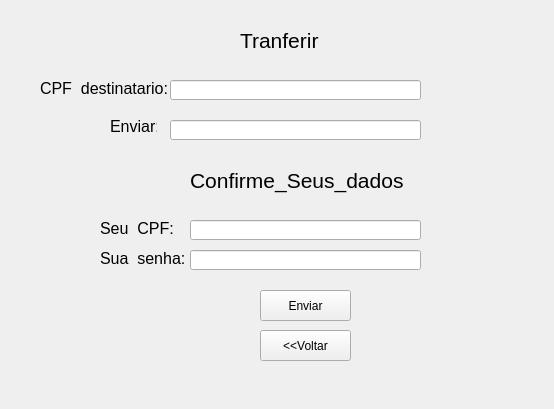
<?xml version="1.0" encoding="UTF-8"?>
<ui version="4.0">
 <class>Form</class>
 <widget class="QWidget" name="Form">
  <property name="geometry">
   <rect>
    <x>0</x>
    <y>0</y>
    <width>554</width>
    <height>409</height>
   </rect>
  </property>
  <property name="windowTitle">
   <string>Form</string>
  </property>
  <widget class="QLabel" name="label">
   <property name="geometry">
    <rect>
     <x>240</x>
     <y>20</y>
     <width>81</width>
     <height>41</height>
    </rect>
   </property>
   <property name="font">
    <font>
     <pointsize>16</pointsize>
    </font>
   </property>
   <property name="text">
    <string>Tranferir</string>
   </property>
  </widget>
  <widget class="QLineEdit" name="lineEdit_2">
   <property name="geometry">
    <rect>
     <x>170</x>
     <y>120</y>
     <width>251</width>
     <height>20</height>
    </rect>
   </property>
   <property name="text">
    <string/>
   </property>
  </widget>
  <widget class="QLabel" name="label_3">
   <property name="geometry">
    <rect>
     <x>110</x>
     <y>120</y>
     <width>47</width>
     <height>13</height>
    </rect>
   </property>
   <property name="font">
    <font>
     <pointsize>12</pointsize>
    </font>
   </property>
   <property name="text">
    <string>Enviar:</string>
   </property>
  </widget>
  <widget class="QPushButton" name="pushButton">
   <property name="geometry">
    <rect>
     <x>260</x>
     <y>290</y>
     <width>91</width>
     <height>31</height>
    </rect>
   </property>
   <property name="text">
    <string>Enviar</string>
   </property>
  </widget>
  <widget class="QPushButton" name="pushButton_2">
   <property name="geometry">
    <rect>
     <x>260</x>
     <y>330</y>
     <width>91</width>
     <height>31</height>
    </rect>
   </property>
   <property name="text">
    <string>&lt;&lt;Voltar</string>
   </property>
  </widget>
  <widget class="QLineEdit" name="lineEdit_3">
   <property name="geometry">
    <rect>
     <x>170</x>
     <y>80</y>
     <width>251</width>
     <height>20</height>
    </rect>
   </property>
  </widget>
  <widget class="QLabel" name="label_4">
   <property name="geometry">
    <rect>
     <x>40</x>
     <y>80</y>
     <width>141</width>
     <height>16</height>
    </rect>
   </property>
   <property name="font">
    <font>
     <pointsize>12</pointsize>
    </font>
   </property>
   <property name="text">
    <string>CPF_destinatario:</string>
   </property>
  </widget>
  <widget class="QLabel" name="label_5">
   <property name="geometry">
    <rect>
     <x>190</x>
     <y>160</y>
     <width>221</width>
     <height>41</height>
    </rect>
   </property>
   <property name="font">
    <font>
     <pointsize>16</pointsize>
    </font>
   </property>
   <property name="text">
    <string>Confirme_Seus_dados</string>
   </property>
  </widget>
  <widget class="QLabel" name="label_10">
   <property name="geometry">
    <rect>
     <x>100</x>
     <y>250</y>
     <width>101</width>
     <height>16</height>
    </rect>
   </property>
   <property name="font">
    <font>
     <pointsize>12</pointsize>
    </font>
   </property>
   <property name="text">
    <string>Sua_senha:</string>
   </property>
  </widget>
  <widget class="QLabel" name="label_9">
   <property name="geometry">
    <rect>
     <x>100</x>
     <y>220</y>
     <width>101</width>
     <height>16</height>
    </rect>
   </property>
   <property name="font">
    <font>
     <pointsize>12</pointsize>
    </font>
   </property>
   <property name="text">
    <string>Seu_CPF:</string>
   </property>
  </widget>
  <widget class="QLineEdit" name="lineEdit_8">
   <property name="geometry">
    <rect>
     <x>190</x>
     <y>250</y>
     <width>231</width>
     <height>20</height>
    </rect>
   </property>
  </widget>
  <widget class="QLineEdit" name="lineEdit_9">
   <property name="geometry">
    <rect>
     <x>190</x>
     <y>220</y>
     <width>231</width>
     <height>20</height>
    </rect>
   </property>
  </widget>
 </widget>
 <resources/>
 <connections/>
</ui>
